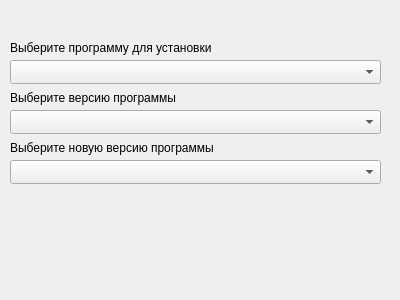
<?xml version="1.0" encoding="UTF-8"?>
<ui version="4.0">
 <class>program_choose</class>
 <widget class="QWidget" name="program_choose">
  <property name="geometry">
   <rect>
    <x>0</x>
    <y>0</y>
    <width>400</width>
    <height>300</height>
   </rect>
  </property>
  <property name="windowTitle">
   <string>Form</string>
  </property>
  <widget class="QComboBox" name="program_name">
   <property name="geometry">
    <rect>
     <x>10</x>
     <y>60</y>
     <width>371</width>
     <height>24</height>
    </rect>
   </property>
  </widget>
  <widget class="QLabel" name="program_caption">
   <property name="geometry">
    <rect>
     <x>10</x>
     <y>40</y>
     <width>231</width>
     <height>16</height>
    </rect>
   </property>
   <property name="text">
    <string>Выберите программу для установки</string>
   </property>
  </widget>
  <widget class="QLabel" name="version_caption">
   <property name="geometry">
    <rect>
     <x>10</x>
     <y>90</y>
     <width>201</width>
     <height>16</height>
    </rect>
   </property>
   <property name="text">
    <string>Выберите версию программы</string>
   </property>
  </widget>
  <widget class="QComboBox" name="program_version">
   <property name="geometry">
    <rect>
     <x>10</x>
     <y>110</y>
     <width>371</width>
     <height>24</height>
    </rect>
   </property>
  </widget>
  <widget class="QLabel" name="new_version_caption">
   <property name="geometry">
    <rect>
     <x>10</x>
     <y>140</y>
     <width>241</width>
     <height>16</height>
    </rect>
   </property>
   <property name="text">
    <string>Выберите новую версию программы</string>
   </property>
  </widget>
  <widget class="QComboBox" name="new_program_version">
   <property name="enabled">
    <bool>true</bool>
   </property>
   <property name="geometry">
    <rect>
     <x>10</x>
     <y>160</y>
     <width>371</width>
     <height>24</height>
    </rect>
   </property>
  </widget>
 </widget>
 <resources/>
 <connections/>
</ui>
